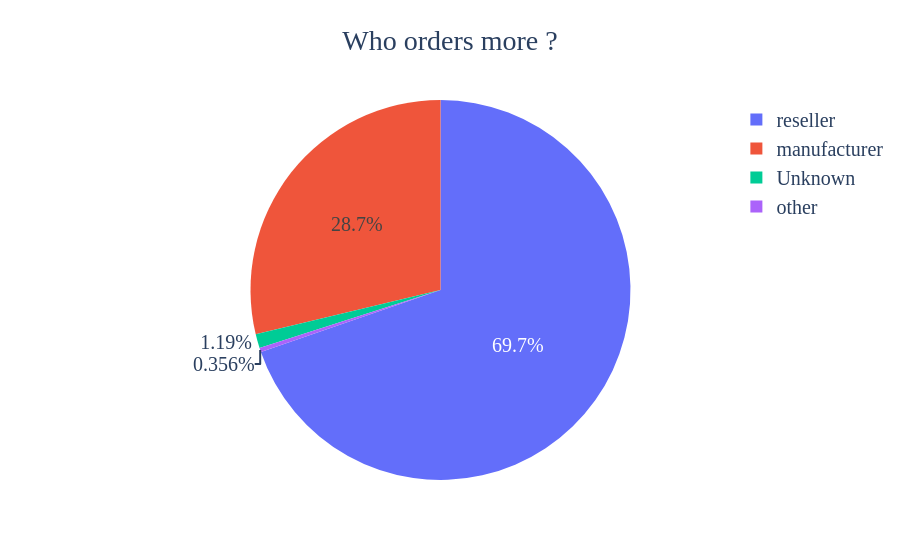

Source (notebook cell):
### Markdown cell above
# Closed Deal Performance Overview

### Code cell
q8 = cd.groupby('business_type',as_index=False)['declared_monthly_revenue'].count()

ex.pie(q8,names='business_type',values ='declared_monthly_revenue',
       title='Who orders more ?').update_layout(
                                               title_x=0.5,
                                               font=dict(family="moon heavy",size=20,))

### Figure 1 — Plotly figure (JSON) as saved in the notebook; plotly's stock layout.template omitted (floating-point values rounded to 4 significant figures)
{"data": [{"domain": {"x": [0.0, 1.0], "y": [0.0, 1.0]}, "hovertemplate": "business_type=%{label}<br>declared_monthly_revenue=%{value}<extra></extra>", "labels": ["Unknown", "manufacturer", "other", "reseller"], "legendgroup": "", "name": "", "showlegend": true, "type": "pie", "values": [10, 242, 3, 587]}], "layout": {"font": {"family": "moon heavy", "size": 20}, "legend": {"tracegroupgap": 0}, "title": {"text": "Who orders more ?", "x": 0.5}}}
